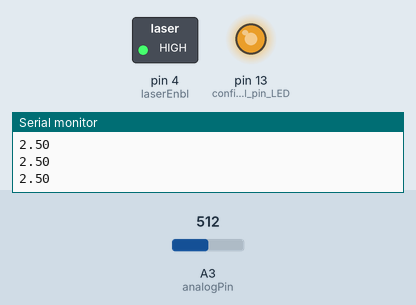
A sketch run on a simulated Arduino Uno, built with avr-gcc and run on an emulated ATmega328P. Shown: switched loads named in the sketch (green lamp = pin HIGH), output pins drawn as LEDs (lit = HIGH), the last lines printed to the serial monitor. The inputs (shaded band) are chosen by the test bench; at power-on: A3 (analogPin) = 512.

Above: at 1.2 s.
1.3 s: A3 (analogPin) set to 489
At 2.5 s:
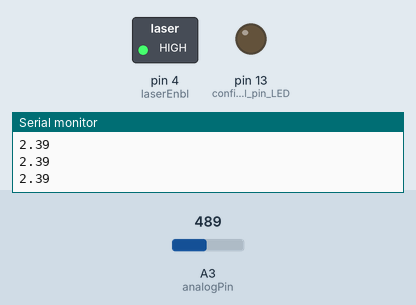
2.8 s: A3 (analogPin) set to 510
5.8 s: A3 (analogPin) set to 306
7.3 s: A3 (analogPin) set to 511
10.3 s: A3 (analogPin) set to 490
Timing chart, 0 to 12.8 s (numbered marks = the images above; inputs shaded):
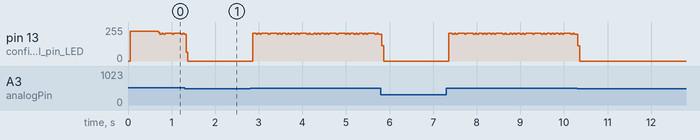

Measured:
- the behaviour switches between 501 and 500 on A3 (analogPin) (found by bisection; images 0 and 1)

The sketch:

motion_Laser.ino
```cpp
//=============================================================================
// Motion Detection using PIR
//
// \author Daniel J. Greenhoe
//
// https://www.arduino.cc/en/Tutorial/BuiltInExamples/Blink
// https://www.arduino.cc/en/Tutorial/BuiltInExamples/DigitalReadSerial
// https://www.arduino.cc/en/Main/Products
// https://youtu.be/mZCJNOf69JI
// Hardware Needs:
//   (1) Arduino Uno R3 board
//   (2) HC-SR501 PIR Motion Sensor module
// References
//   (1) HC-SR501
//       https://www.amazon.com/dp/B07KZW86YR
//       https://learn.adafruit.com/pir-passive-infrared-proximity-motion-sensor
//       https://diyi0t.com/hc-sr501-pir-motion-sensor-arduino-esp8266-esp32/
//       https://www.epitran.it/ebayDrive/datasheet/44.pdf
//       https://www.mpja.com/download/31227sc.pdf
//       https://youtu.be/M4q85neFwjE  Andreas Spiess "#325 6 PIR Sensors tested..."
//        _____________________
//       |                    o|<--jumper top two for single detect
//       |  BOTTOM VIEW       o|
//       |                    o|<--jumper bottom two for repeated detect
//       |         __________5V (regulated down to 3.3V through Holtek 7133-1 LDO)
//       |        |  ________Digital Out (3.3V==>motion detected, 0V==>no detect)
//       |        | |  ______GND
//       |        | | |        |
//       |        o o o        |
//       |_____________________|
//    (2) Holtek HT7133-1 3.3V 30mA LDO
//        https://www.holtek.com/documents/10179/116711/HT71xx-1v250.pdf
//
//=============================================================================

const int digitalPin = 3;
const int laserEnbl  = 4;
const int analogPin  = A3;
//-----------------------------------------------------------------------------
// \brief Setup
//-----------------------------------------------------------------------------
void setup()
{
  pinMode(LED_BUILTIN, OUTPUT); // configure digital pin LED_BUILTIN as an output
  pinMode(digitalPin,  INPUT);   // configure digital pin sensor as an input
  pinMode(laserEnbl,  OUTPUT);   // configure digital pin as output
//  digitalWrite(LED_BUILTIN, LOW);    // switch LED off
  Serial.begin(9600);
  digitalWrite( laserEnbl, HIGH );
  Serial.write("Laser ON!!!\n");
}

//-----------------------------------------------------------------------------
// \brief Main Loop
//-----------------------------------------------------------------------------
void loop() {
  char buf[128];
  char buf2[128];
//int sensorState = digitalRead(digitalPin);
  int sensorState = analogRead(analogPin);
  float outVal = 5.0 * (float)sensorState / 1024.0;
  dtostrf(outVal,8,3,buf2);
  sprintf(buf, "sensorState=%d  %s\n", sensorState, buf2);
  //Serial.write(buf);
  //Serial.println(5*sensorState);  // use Serial.println for use with "Serial Plotter"
  Serial.println(outVal);  // use Serial.println for use with "Serial Plotter"
  if(sensorState>500)
  {
    digitalWrite(LED_BUILTIN, HIGH);   // switch LED on
    delay(5);
    digitalWrite(LED_BUILTIN, LOW);    // switch LED off
  }
}
```
